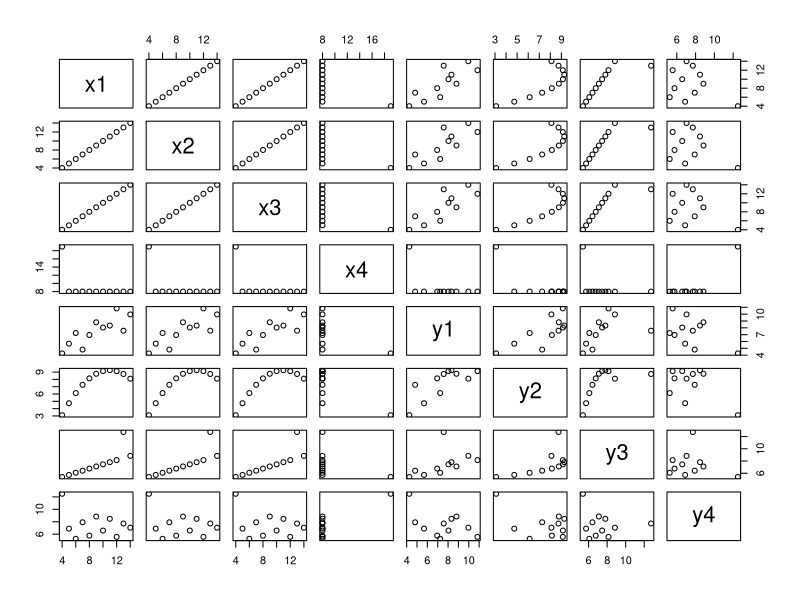
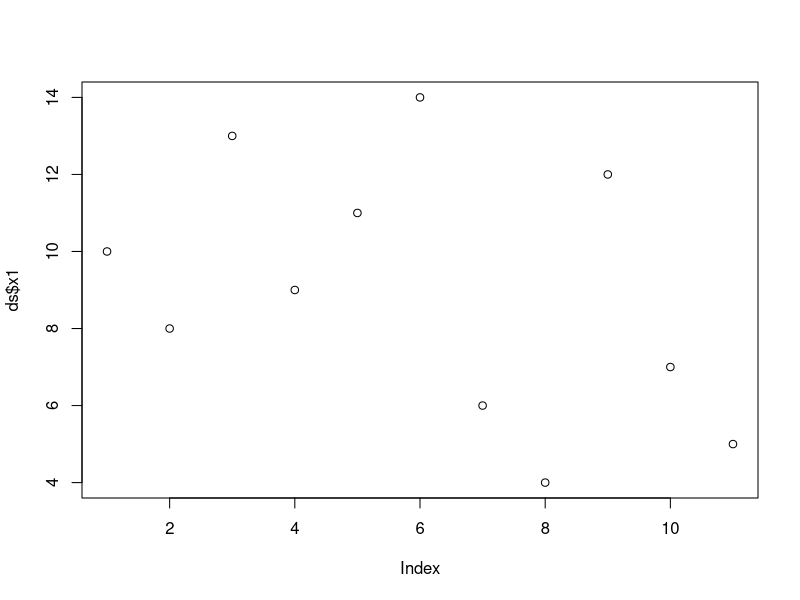
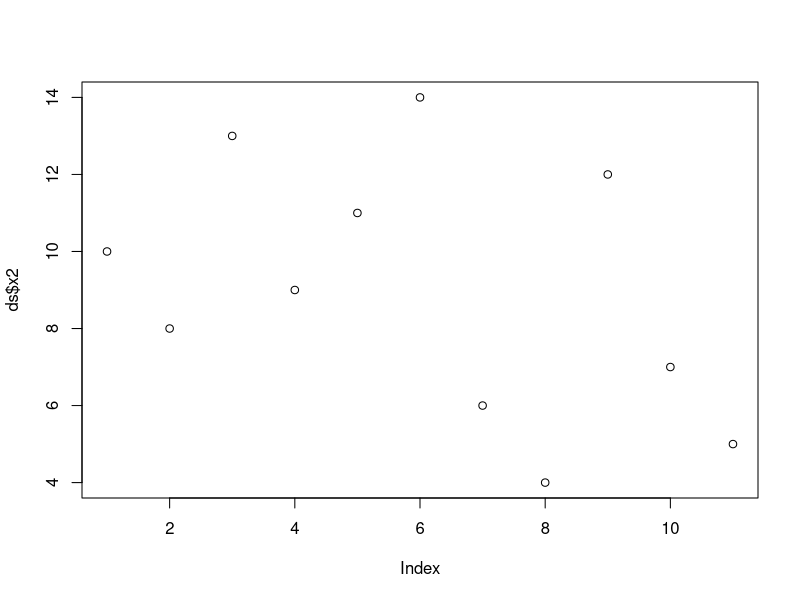
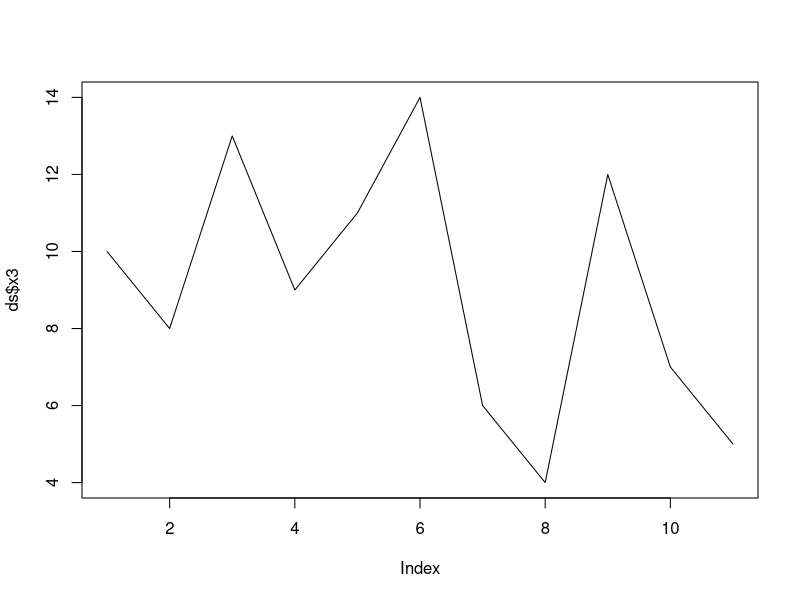
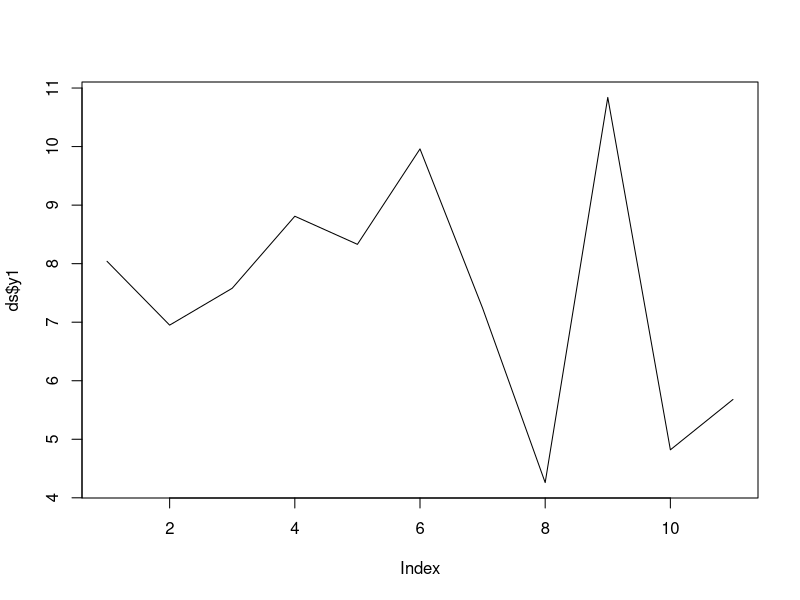
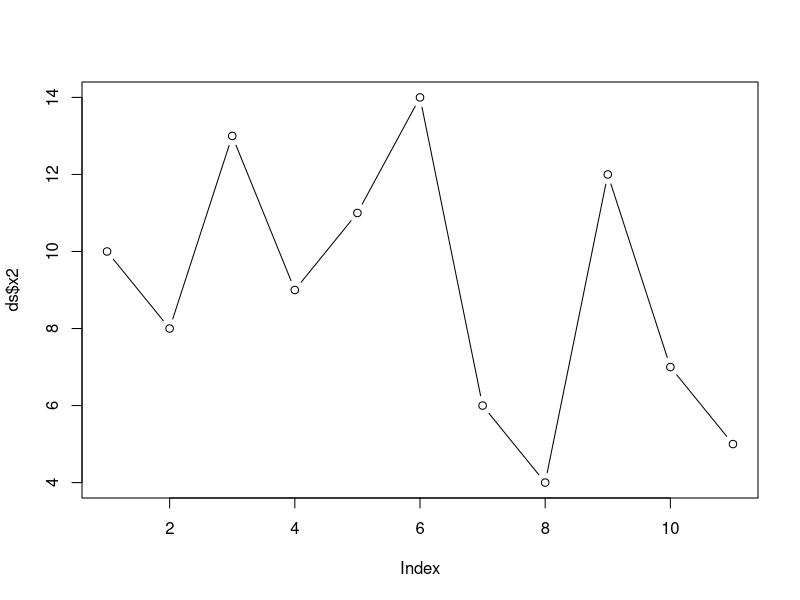
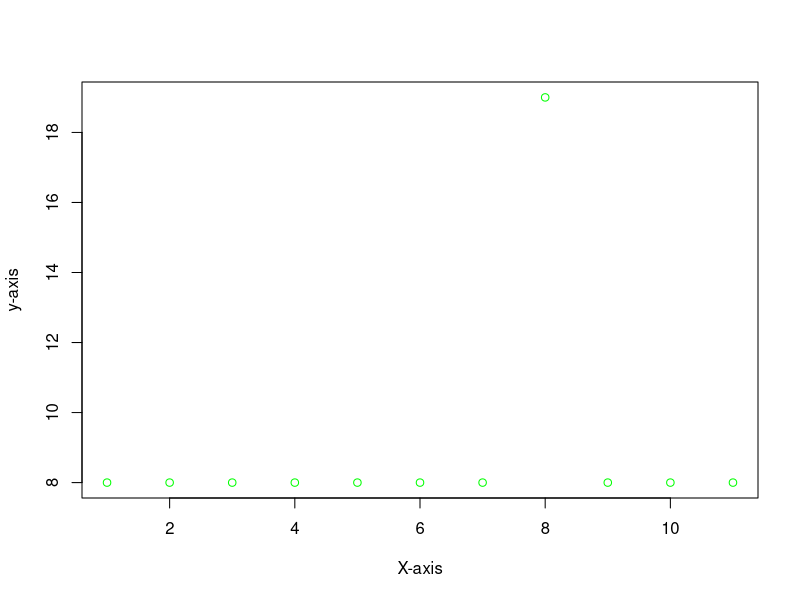
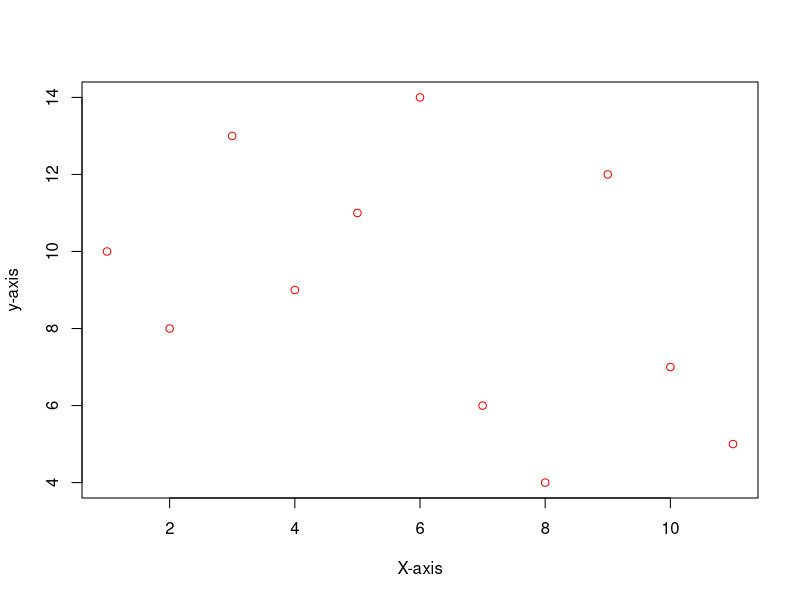

The R source for these figures, in order:
##R practice with in-built dataset "attitude"##
ds<-datasets::anscombe

head(ds)
tail(ds)

#to choose column
ds$x1
ds$x2
ds$x3
ds$x4
ds[4,5] #to choose a particualr value from the table


#for summary statistics
summary(ds$y1)# summary for y1 column
summary(ds)    #summary for all columns
summary(ds[3]) #summary for 3rd column


#####Plotting#####

plot(ds)      #plot all columns 
plot(ds$x1)   #plots x1 column
plot(ds$x2)   #plots x2 column

plot(ds$x3,type='l')       #plots column x3 as line
plot(ds$y1,type='l')  #plots column y1 as line type
plot(ds$x2,type='b')  #plots in both point and line

#Customising the graphs
plot(ds$x4,xlab='X-axis',ylab='y-axis',main='',col='green')
plot(ds$x1,xlab='X-axis',ylab='y-axis',main='',col='red')

#Horizontal Bar Plot
barplot(ds$x3,ylab='y-axis',main="",col='blue',horiz=F)
barplot(ds$y3,xlab='x-axis',main='',col='blue',horiz=T)


#Histogram
hist(ds$x4)   #histogram with column x4
hist(ds$y1,xlab='X-axis',ylab='Y-axis',main='Histogram',col='blue')


#Box Plot
boxplot(ds$x2)   #plot box with column x2
boxplot(ds$x2,ds$x1)   #multiple columns
boxplot(ds[1:4],col='red')     #plotting by range. Here column from 1 to 4 is plotted


#Customising the Graphs' attributes
par(mfrow=c(3,3),mar=c(2,5,2,1),las=1,bty='o')

plot(ds$y3)
barplot(ds$x4)
hist(ds$y1,main='')
hist(ds$y2,xlab='X-axis',ylab='Y-axis',main='Histogram',col='blue')
boxplot(ds$x2)
barplot(ds$x1,xlab='X-axis',main='',col='blue',horiz=T)

##AND##

par(mfrow=c(2,4),mar=c(5,4,1,3),las=0,bty='n')


plot(ds$y1)
barplot(ds$x4)
hist(ds$y3,main=' ')
hist(ds$x1,xlab='X-axis',ylab='Y-axis',main='Histogram',col='blue')
boxplot(ds$y3)
barplot(ds$y2,xlab='X-axis',main='',col='blue',horiz=T)
